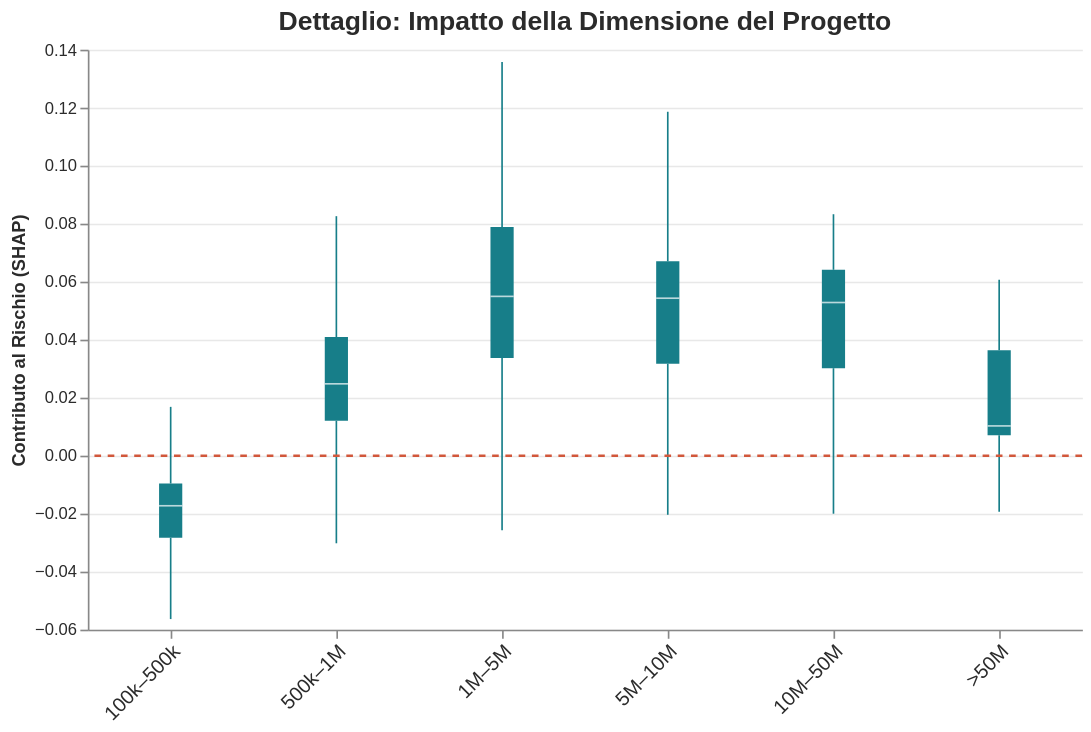

Source (Vega-Lite JSON):
### Vega-Lite specification from a JSON file in a GitHub repository (floating-point values rounded to 4 significant figures; data arrays with more than 128 entries replaced by an {"elided": "..."} marker saying what was removed)
{"config": {"view": {"continuousWidth": 300, "continuousHeight": 300, "strokeWidth": 0}}, "layer": [{"data": {"name": "data-852066e210247768c65adb18d834b51c"}, "mark": {"type": "boxplot", "color": "#177E89", "extent": 1.5, "outliers": false}, "encoding": {"x": {"axis": {"labelAngle": -45, "labelColor": "#2b2b2b", "labelFontSize": 12}, "field": "CLASSE_DIMENSIONE", "sort": ["100k–500k", "500k–1M", "1M–5M", "5M–10M", "10M–50M", ">50M"], "title": null, "type": "ordinal"}, "y": {"axis": {"gridColor": "#e8e8e8", "labelColor": "#2b2b2b", "titleColor": "#2b2b2b"}, "field": "CLASSE_DIMENSIONE_SHAP", "title": "Contributo al Rischio (SHAP)", "type": "quantitative"}}}, {"data": {"name": "data-a0a55d106695e8d630baff0f16eee66d"}, "mark": {"type": "rule", "color": "#D1573B", "size": 1.5, "strokeDash": [4, 4]}, "encoding": {"y": {"field": "y", "type": "quantitative"}}}], "height": 350, "title": {"text": "Dettaglio: Impatto della Dimensione del Progetto", "color": "#2b2b2b", "fontSize": 16}, "width": 600, "$schema": "https://vega.github.io/schema/vega-lite/v5.20.1.json", "datasets": {"data-852066e210247768c65adb18d834b51c": {"elided": "3000 records"}, "data-a0a55d106695e8d630baff0f16eee66d": [{"y": 0}]}}
